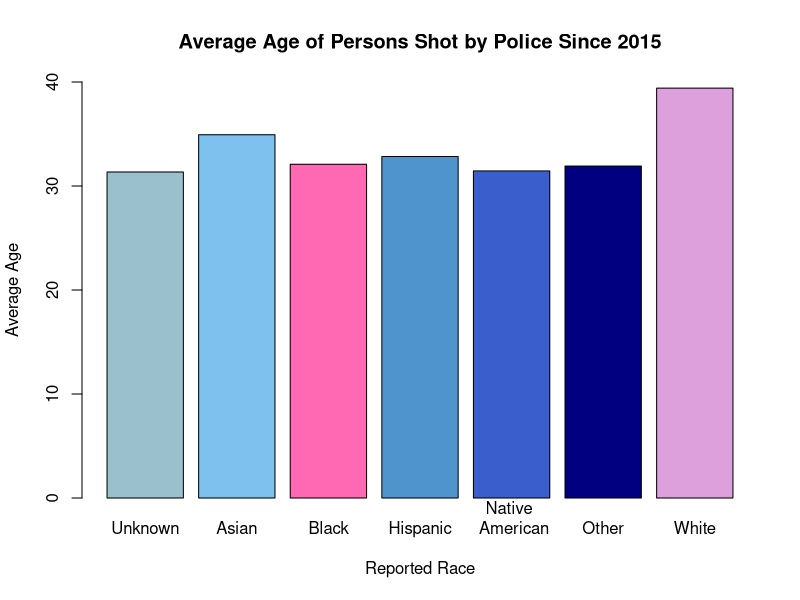

Source code (R):
shooting_data<-read.csv("fatal-police-shootings-data-3.csv")

black_data<-shooting_data[shooting_data$race=="B"
                          & shooting_data$age != 0,]
white_data<-shooting_data[shooting_data$race=="W" 
                          & shooting_data$age != 0,]

# num of rows black_data = 1439
# num of rows white_data = 2751
nrow(black_data)
nrow(white_data)

black_data.age<-black_data$age
white_data.age<-white_data$age

#sd.black.age = 11.46521
#sd.white.age = 13.29735
sd.black.age <- sd(black_data.age)
sd.white.age <- sd(white_data.age)

#mean.black.age = 32.69215
#mean.white.age = 39.99709
mean.black.age <- mean(black_data.age)
mean.white.age <- mean(white_data.age)


length.black <- length(black_data.age)
length.white <- length(white_data.age)


#sd.black.white = 0.3944915
sd.black.white <- sqrt((sd.black.age^2)/length.black 
                     + (sd.white.age^2)/length.white)

# zeta = 18.51737
zeta <- (mean.white.age - mean.black.age)/sd.black.white

# p-value = 0
p_value = 1-pnorm(zeta)


barplot(tapply(shooting_data$age, shooting_data$race, mean),
        names.arg=c("Unknown","Asian","Black", "Hispanic", 
                    "Native \n American","Other","White"),
        main = "Average Age of Persons Shot by Police Since 2015",
        xlab ="Reported Race", 
        ylab = "Average Age",
        ylim = c(0,40),
        col= c("lightblue3", "skyblue2", "hotpink",
               "steelblue3", "royalblue3", "navyblue", "plum"))
